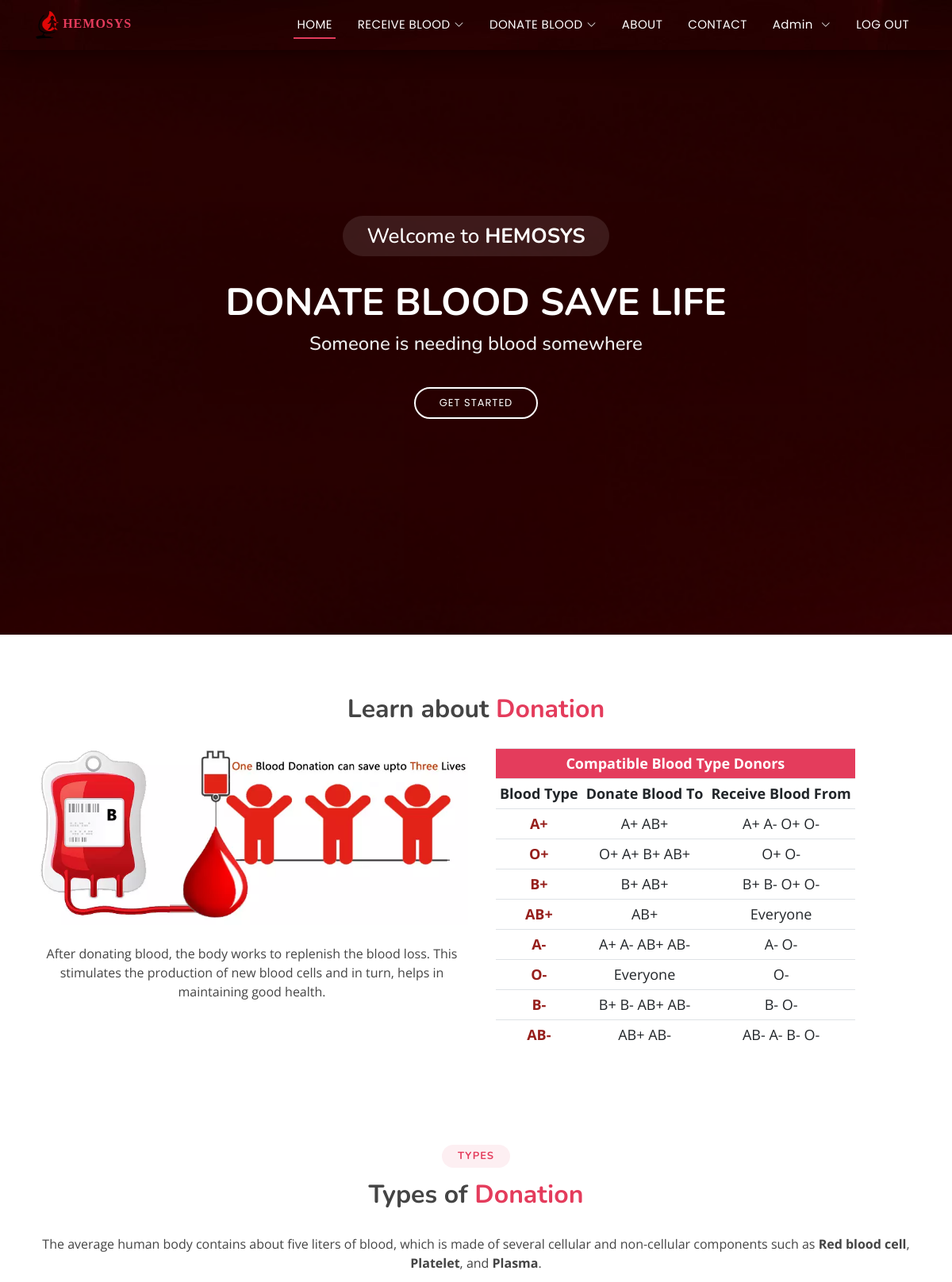
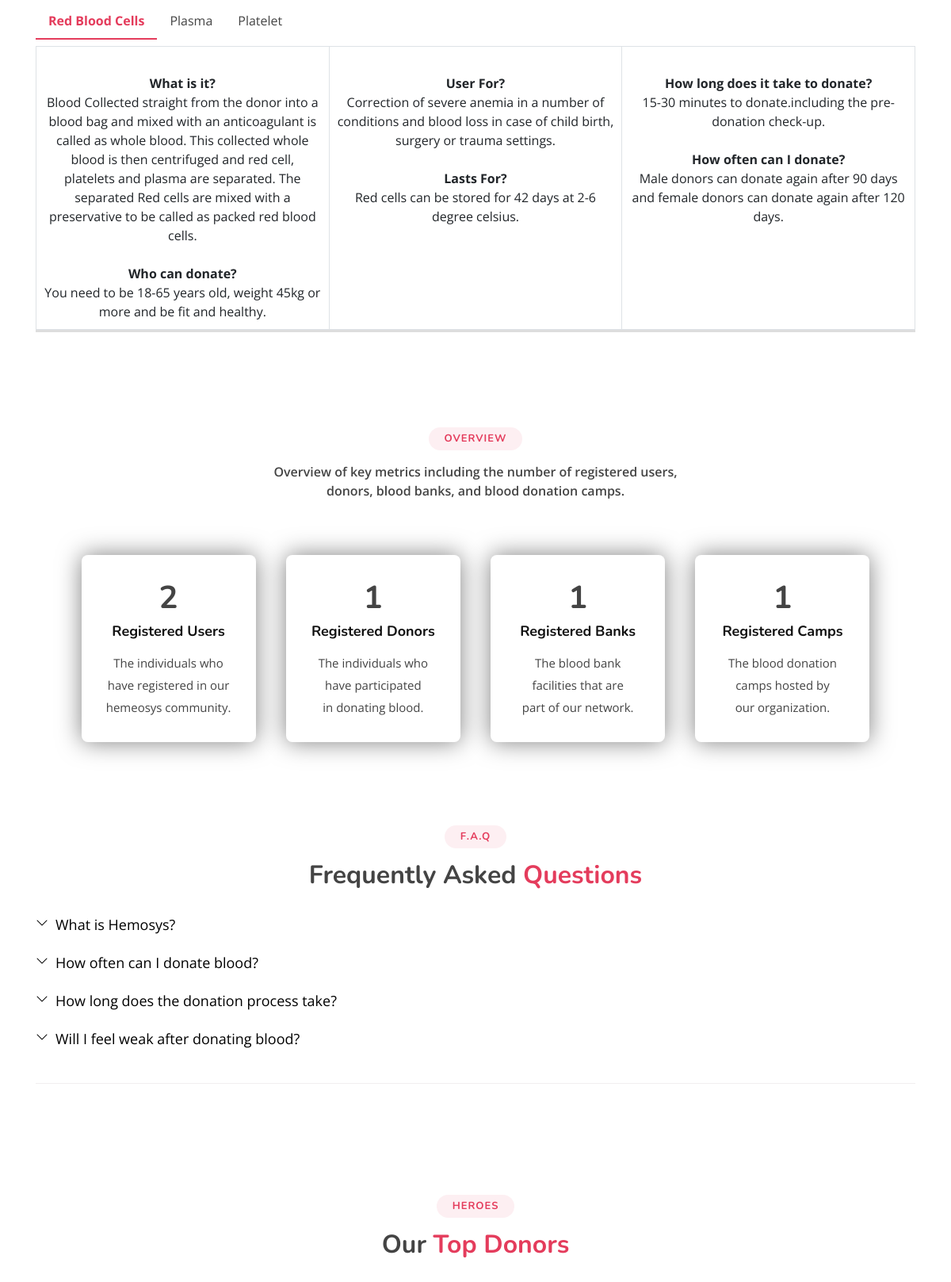
The app's page / (signed in, upper part) with its own data (2 pictures, top to bottom).
### FAQ/models.py (models this page shows)
class faq(models.Model):
    ques = models.TextField(verbose_name="Question")
    ans = HTMLField(verbose_name="Answer")
    class Meta:
        verbose_name = "FAQs"
        verbose_name_plural = "FAQs"

### Hemosys/views.py (the view)
# urls.py: path('', views.index, name="index"),
def index(request):
    user_count = User.objects.all().count()
    donor_count = userprofile.objects.count()
    bank_count = bloodbank.objects.all().count()
    camp_count = donationCamp.objects.all().count
    faqdet= faq.objects.all()
    top_donors = userprofile.objects.order_by('-donor_donationcount')[:3]
    first_donor = top_donors[0] if len(top_donors) > 0 else None
    second_donor = top_donors[1] if len(top_donors) > 1 else None
    third_donor = top_donors[2] if len(top_donors) > 2 else None
    data={
        'faqdet' : faqdet,
        'user_count' : user_count,
        'donor_count' : donor_count,
        'bank_count' : bank_count,
        'camp_count' : camp_count,
        'first_donor' : first_donor,
        'second_donor' : second_donor,
        'third_donor' : third_donor,
    }
    return render(request, "index.html", data)

### templates/index.html (shortened to what this page needs)
{% extends "base.html" %}
{% block content %}
{% load static %}
  <section id="home">
  <div class="home-container">
    <h3>Welcome to <strong>HEMOSYS</strong></h3>
    <h1>DONATE BLOOD SAVE LIFE</h1>
    <h2>Someone is needing blood somewhere</h2>
    <a href="#learn-about-donation" class="btn-get-started scrollto">Get Started</a>
  </div>
  </section>
<main id="main">
  <section id="learn-about-donation" class="lad">
    <div class="container">
      <div class="section-title">
        <h3>Learn about <span>Donation</span></h3>
      </div>
      <div class="img_tbl">
        <div class="imgtxt">
          <img class="bloodbag" src="{% static '/images/donationFact.webp' %}" />
          <br><br>
          <p>
            After donating blood, the body works to replenish the blood loss.
            This stimulates the production of new blood cells and in turn, helps
            in maintaining good health.
          </p>
        </div>
        <div class="tcol col-sm-6" style="font-size: 1.5rem">
          <table class="table table-responsive">
            <tbody>
              <tr>
                <th class="thdr" colspan="3">Compatible Blood Type Donors</th>
              </tr>
              <tr class="rwtxt">
                <td><b>Blood Type</b></td>
                <td><b>Donate Blood To</b></td>
                <td><b>Receive Blood From</b></td>
              </tr>
              <tr class="rwtxt">
                <td>
                  <span style="color: #961e1b"><b>A+</b></span>
                </td>
                <td>A+ AB+</td>
                <td>A+ A- O+ O-</td>
              </tr>
              <tr class="rwtxt">
                <td>
                  <span style="color: #961e1b"><b>O+</b></span>
                </td>
                <td>O+ A+ B+ AB+</td>
                <td>O+ O-</td>
              </tr>
              <tr class="rwtxt">
                <td>
                  <span style="color: #961e1b"><b>B+</b></span>
                </td>
                <td>B+ AB+</td>
                <td>B+ B- O+ O-</td>
              </tr>
              <tr class="rwtxt">
                <td>
                  <span style="color: #961e1b"><b>AB+</b></span>
                </td>
                <td>AB+</td>
                <td>Everyone</td>
              </tr>
              <tr class="rwtxt">
                <td>
                  <span style="color: #961e1b"><b>A-</b></span>
                </td>
                <td>A+ A- AB+ AB-</td>
                <td>A- O-</td>
              </tr>
              <tr class="rwtxt">
                <td>
                  <span style="color: #961e1b"><b>O-</b></span>
                </td>
                <td>Everyone</td>
                <td>O-</td>
              </tr>
              <tr class="rwtxt">
                <td>
                  <span style="color: #961e1b"><b>B-</b></span>
                </td>
                <td>B+ B- AB+ AB-</td>
                <td>B- O-</td>
              </tr>
              <tr class="rwtxt">
                <td>
                  <span style="color: #961e1b"><b>AB-</b></span>
                </td>
                <td>AB+ AB-</td>
                <td>AB- A- B- O-</td>
              </tr>
            </tbody>
          </table>
        </div>
      </div>
    </div>
  </section>
  <section id="tod" class="tod">
    <div class="container">
      <div class="section-title">
        <h2>Types</h2>
        <h3>Types of <span>Donation</span></h3>
      </div>
      <div class="content">
        <p style="text-align: center">
          The average human body contains about five liters of blood, which is
          made of several cellular and non-cellular components such as
          <strong>Red blood cell</strong>, <strong>Platelet</strong>, and
          <strong>Plasma</strong>.
        </p>
      </div>
      <div class = "tabs">
        <label for="tab1" class="tab_label">Red Blood Cells</label>
        <div class="tab_content">
          <table class="table table-bordered">
            <tbody>
              <tr>
                <td style="width: 33%; padding: 10px">
                <br><b>What is it?</b><br>
                Blood Collected straight from the donor into a blood bag and mixed with an anticoagulant is called as whole blood. This collected whole blood is then centrifuged and red cell, platelets and plasma are separated. The separated Red cells are mixed with a preservative to be called as packed red blood cells.
                <br><br><b>Who can donate?</b><br>
                You need to be 18-65 years old, weight 45kg or more and be fit and healthy.
                </td>
                <td style="width: 33%; padding: 10px">
                  <br><b>User For?</b><br>
                  Correction of severe anemia in a number of conditions and blood loss in case of child birth, surgery or trauma settings.
                  <br><br><b>Lasts For?</b><br>
                  Red cells can be stored for 42 days at 2-6 degree celsius.
                </td>
                <td style="width: 33%; padding: 10px">
                  <br><b>How long does it take to donate?</b><br>
                  15-30 minutes to donate.including the pre-donation check-up.
                  <br><br><b>How often can I donate?</b><br>
                  Male donors can donate again after 90 days and female donors can donate again after 120 days.
                </td>
              </tr>
            </tbody>
          </table>
        </div>
        <label for="tab2" class="tab_label">Plasma</label>
        <label for="tab3" class="tab_label">Platelet</label>
      </div>
    </div>
  </section>
  <section id="activity" class="activity">
    <div class="container">
      <div class="section-title">
        <h2>Overview</h2><br>
        <p>Overview of key metrics including the number of registered users, donors, blood banks, and blood donation camps.</p>
        <br>
      </div>
      <div class="row justify-content-center">
        <div class="">
          <div class="icon-box">
            <h1><b>{{user_count}}</b></h1>
            <h4 class="title"><a href="">Registered Users</a></h4>
            <p class="description">The individuals who <br> have registered in our<br> hemeosys community.</p>
          </div>
        </div>&nbsp&nbsp
        <div class="">
          <div class="icon-box">
            <h1><b>{{donor_count}}</b></h1>
            <h4 class="title"><a href="">Registered Donors</a></h4>
            <p class="description">The individuals who <br>have participated<br> in donating blood.</p>
          </div>
        </div>&nbsp&nbsp
        <div class="">
          <div class="icon-box">
            <h1><b>{{bank_count}}</b></h1>
            <h4 class="title"><a href="">Registered Banks</a></h4>
            <p class="description">The blood bank <br> facilities that are <br> part of our network.</p>
          </div>
        </div>&nbsp&nbsp
        <div class="">
          <div class="icon-box">
            <h1><b>{{camp_count}}</b></h1>
            <h4 class="title"><a href="">Registered Camps</a></h4>
            <p class="description">The blood donation <br> camps hosted by <br> our organization.</p>
          </div>
        </div>
      </div>
    </div>
  </section>
  <section id="faq" class="faq">
    <div class="container">
      <div class="section-title">
        <h2>F.A.Q</h2>
        <h3>Frequently Asked <span>Questions</span></h3>
      </div>
      <ul class="faq-list">
        <li>
          {% for n in faqdet %}
          <div
            data-bs-toggle="collapse"
            class="collapsed question"
            href="#faq{{n.id}}"
          >
            {{n.ques}}<i class="bi bi-chevron-down icon-show"></i
            >
          </div>
          <br />
          {% endfor %}
        </li>
      </ul>
    </div>
  </section>
  {% if first_donor.user.first_name and first_donor.donor_donationcount %}
  <section id="portfolio" class="portfolio">
    <div class="container">
      <div class="section-title">
        <h2>Heroes</h2>
        <h3>Our <span>Top Donors</span></h3>
      </div>
    </div>
  </section>
{% endif %}
</main>
{% endblock content %}

### static/assets/css/style.css (style rules this page uses)
body { font-family: "Open Sans", sans-serif; color: #444444; }
a { color: #e43c5c; text-decoration: none; }
h1, h2, h3, h4, h5, h6 { font-family: "Nunito", sans-serif; }
#home { width: 100%; height: 100vh; background: url("../../images/bg.jpg") top center; background-size: cover; position: relative; }
#home:before { content: ""; background: rgba(0, 0, 0, 0.6); position: absolute; bottom: 0; top: 0; left: 0; right: 0; }
#home .home-container { position: absolute; bottom: 0; top: 0; left: 0; right: 0; display: flex; justify-content: center; align-items: center; flex-direction: column; text-align: center; padding: 0 15px; }
#home h3 { background: rgba(255, 255, 255, 0.1); color: #fff; font-size: 26px; padding: 10px 30px; margin-bottom: 30px; border-radius: 50px; }
#home h1 { margin: 0 0 10px 0; font-size: 48px; font-weight: 700; line-height: 56px; text-transform: uppercase; color: #fff; }
#home h2 { color: #eee; margin-bottom: 40px; font-size: 24px; }
#home .btn-get-started { font-family: "Poppins", sans-serif; text-transform: uppercase; font-weight: 400; font-size: 13px; letter-spacing: 1px; display: inline-block; padding: 8px 30px 9px 30px; border-radius: 50px; transition: 0.5s; border: 2px solid #fff; color: #fff; }
@media (min-width: 1024px) { #home { background-attachment: fixed; } }
section { padding: 60px 0; overflow: hidden; }
.section-title { text-align: center; padding-bottom: 30px; }
.section-title h2 { font-size: 13px; letter-spacing: 1px; font-weight: 700; padding: 8px 20px; line-height: 1; margin: 0; background: #fdeff2; color: #e43c5c; display: inline-block; text-transform: uppercase; border-radius: 50px; }
.section-title h3 { margin: 15px 0 0 0; font-size: 32px; font-weight: 700; }
.section-title h3 span { color: #e43c5c; }
.section-title p { margin: 15px auto 0 auto; font-weight: 600; }
@media (min-width: 1024px) { .section-title p { width: 50%; } }
.activity { padding-bottom: 30px; }
.activity .icon-box { padding: 30px 30px; position: relative; overflow: hidden; background-color: #fff; box-shadow: 2px 0 35px 0 rgba(68, 88, 144, 0.12); transition: all 0.3s ease-in-out; box-shadow: 0 0 30px rgba(0, 0, 0, 0.5); border-radius: 8px; z-index: 1; text-align: center; margin: 15px; flex: 1 1 300px; width: 220px; }
.activity .icon-box::before { content: ""; position: absolute; background: #fdeff2; right: 0; left: 0; bottom: 0; top: 100%; transition: all 0.4s; z-index: -1; }
.activity .title { font-weight: 700; margin-bottom: 15px; font-size: 18px; }
.activity .title a { color: #111; }
.activity .description { font-size: 15px; line-height: 28px; margin-bottom: 0; align-items: center; }
.activity .row { display: flex; flex-wrap: wrap; justify-content: center; }
.faq { padding: 60px 0; }
.faq .faq-list { padding: 0; list-style: none; }
.faq .faq-list li { border-bottom: 1px solid #f1eeef; margin-bottom: 20px; padding-bottom: 20px; }
.faq .faq-list .question { display: block; position: relative; font-family: #e43c5c; font-size: 18px; line-height: 24px; font-weight: 400; padding-left: 25px; cursor: pointer; color: #d01d3f; transition: 0.3s; }
.faq .faq-list i { font-size: 16px; position: absolute; left: 0; top: -2px; }
.faq .faq-list .icon-show { display: none; }
.faq .faq-list .collapsed { color: black; }
.faq .faq-list .collapsed .icon-show { display: inline-block; transition: 0.6s; }
.img_tbl { width: 100%; display: flex; flex-wrap: wrap; gap: 20px; }
.imgtxt { flex: 1 1 300px; text-align: center; }
.imgtxt img { max-width: 100%; height: auto; }
.tcol { flex: 1 1 300px; display: flex; justify-content: center; }
.table { width: 100%; font-size: 16px; margin: 0; }
.thdr { font-size: 18px; color: white; background-color: #e43c5c; }
.rwtxt { font-size: 18px; }
.table td, .table th { padding: 5px; text-align: center; }
.tabs { display: flex; flex-wrap: wrap; max-width: 100%; }
.tab_label { padding: 10px 16px; cursor: pointer; }
.tab_content { order: 1; width: 100%; border-bottom: 3px solid #dddddd; line-height: 1.5; font-size: 0.9em; display: none; }
.tab_radio:checked + .tab_label { font-weight: bold; color: #e43c5c; border-bottom: 2px solid #e43c5c; }
.tab_radio:checked + .tab_label + .tab_content { display: initial; }

### records on screen
faq: ques "What is Hemosys?"
faq: ques "How often can I donate blood?"
faq: ques "How long does the donation process take?"
faq: ques "Will I feel weak after donating blood?"

### other values on screen
{{ user_count }} "2"
{{ donor_count }} "1"
{{ bank_count }} "1"
{{ camp_count }} "1"
